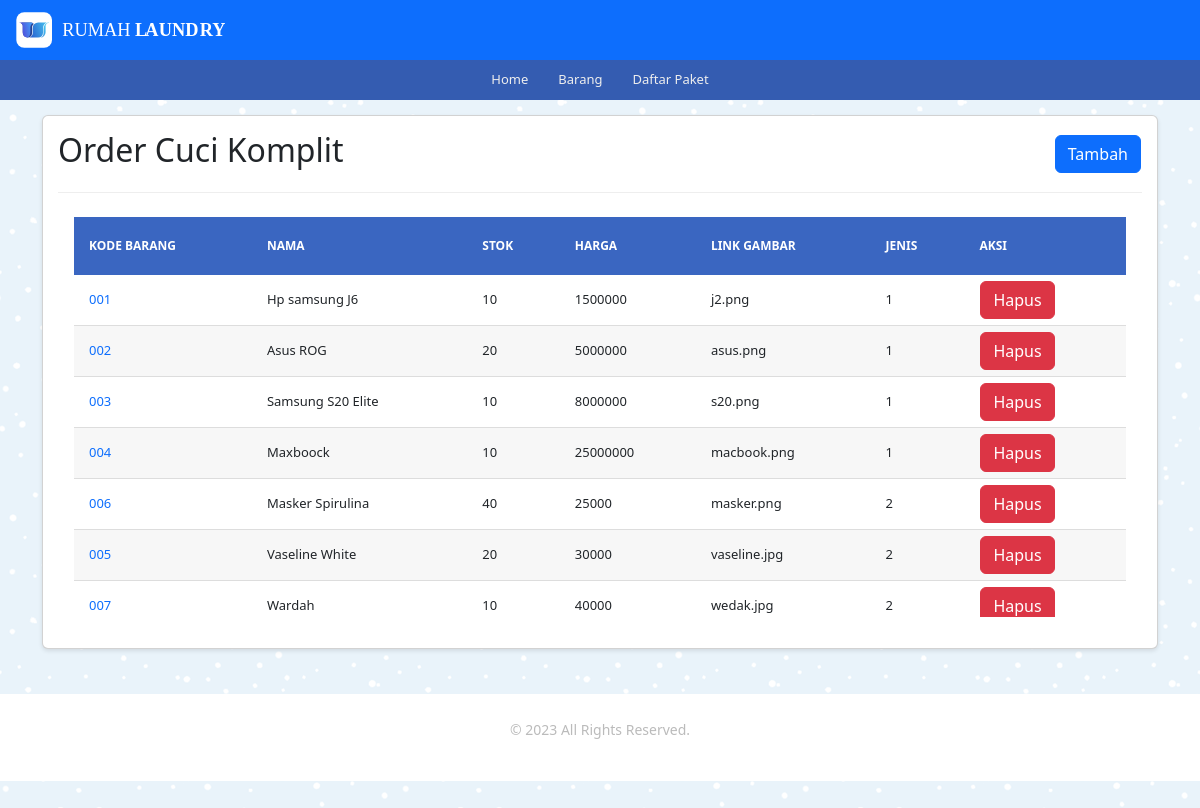
The page /Vbrg/ on the database its author committed.
### paket/models.py (models this page shows, shortened)
class Barang(models.Model):
    kodebrg=models.CharField(max_length=8)
    nama=models.CharField(max_length=50)
    stok=models.IntegerField()
    harga=models.BigIntegerField()
    link_gbr=models.CharField(max_length=150, blank=True)
    waktu_posting=models.DateTimeField(auto_now_add=True)
    jenis_id=models.ForeignKey(Jenis, on_delete=models.CASCADE,null=True)

### paket/views.py (the view)
# urls.py: path('Vbrg/',Barang_View),
def Barang_View(request):
    barangs=Barang.objects.all()
    konteks={
        'barangs':barangs,
    }
    return render(request, 'tampil_barang.html',konteks)

### template/tampil_barang.html (shortened to what this page needs)
{% extends 'base.html'%}
{% load static %}
{% block apaya %}
<div class="container">
    <div class="row">
        <div class="col-md-12">
            <div class="baris">
                <div class="col">
                    <div class="card">
                       <div class="card-title card-flex">
                          <div class="card-col-10">
                             <h2>Order Cuci Komplit</h2>
                          </div>
                          <div class="card-col-2">
                             <a class="btn btn-primary" href="/addbrg">Tambah</a>
                          </div>
                       </div>
                       <div class="card-body">
                          <div class="tabel-kontainer">
                             <table class="tabel-transaksi">
                                <thead>
                                    <tr>
                                        <th class="sticky">Kode Barang</th>
                                        <th class="sticky">Nama</th>
                                        <th class="sticky">Stok</th>
                                        <th class="sticky">Harga</th>
                                        <th class="sticky">Link Gambar</th>
                                        <th class="sticky">Jenis</th>
                                        <th class="sticky">Aksi</th>
                                      </tr>
                                </thead>
                                <tbody>
                                    {% for Barang in barangs %}
                                    <tr>
                                        <td><a style="text-decoration: none;" href="{% url 'ubah_brg' Barang.id %}">{{ Barang.kodebrg }}</a></td>
                                        <td>{{ Barang.nama }}</td>
                                        <td>{{ Barang.stok }}</td>
                                        <td>{{ Barang.harga }}</td>
                                        <td>{{ Barang.link_gbr }}</td>
                                        <td>{{ Barang.jenis_id_id }}</td>
                                        <td>
                                          <button type="button" class="btn btn-danger" data-bs-toggle="modal"
                                          data-bs-target="#hapus{{ Barang.id }}">Hapus</button>
                                        </td>
                                    </tr>
                                    {% endfor %}
                                </tbody>
                             </table>
                          </div>
                       </div>
                    </div>
                 </div>
            </div>
        </div>
    </div>
</div>
{% endblock %}

### template/base.html (shortened to what this page needs)
{% load static %}
<!DOCTYPE html>
<html>
<head>
	<link rel="stylesheet" href="{% static 'css/style.css'%}">
	<link href="https://cdn.jsdelivr.net/npm/bootstrap@5.3.0/dist/css/bootstrap.min.css" rel="stylesheet">
</head>
<body>
	<header>
		<nav>
			<div class="logo">
				<a href="/">
					<img src="{% static 'img/logo/nav-logo.svg'%}" alt="Rumah Laundry Logo">
				</a>
			</div>
			<ul class="nav-menu">
				<li>
					<span id=""><?= ucfirst($_SESSION['master']) ?></span>
				</li>
			</ul>
		</nav>
		<div id="nav-mini">
			<a href="/" class="link-nav">Home</a>
			<a href="/Vbrg" class="link-nav">Barang</a>
			<a href="paket/" class="link-nav">Daftar Paket</a>
		</div>
	</header>
    {% block apaya %}
    {% endblock %}
    <footer>
		<p>&copy; <span id="tahun"></span> All Rights Reserved.</p>
	</footer>
</body>
</html>

### static/css/style.css (style rules this page uses)
* { margin: 0; padding: 0; box-sizing: border-box; }
html,body { width: 100%; max-width: 100%; position: relative; font-family: 'Open sans', sans-serif; display: flex; flex-direction: column; background-image: url(../img/blue-snow.png); overflow-x: hidden; }
header { position: relative; display: flex; flex-direction: column; align-items: center; width: 100%; }
h2 { font-size: 22px; }
nav { position: relative; display: flex; flex-direction: row; flex-wrap: wrap; justify-content: space-between; align-items: center; width: 100%; height: 60px; background-color:#0d6efd; }
nav .logo { display: flex; position: relative; padding: 0 15px; text-transform: uppercase; }
nav .logo a { display: flex; text-decoration: none; font-weight: bold; font-size: 20px; color: #eee; }
nav .logo a img { height: 38px; }
nav .nav-menu { list-style-type: none; padding: 0 15px 0 0; }
nav .nav-menu li { display: inline-block; height: 100%; }
nav .nav-menu li span { display: block; padding: 15px 0 15px 10px; color: #eee; cursor: pointer; }
#nav-mini { background-color: #345cb1; display: flex; flex-direction: row; flex-wrap: wrap; justify-content: center; width: 100%; }
#nav-mini .link-nav { text-decoration: none; color: #eee; padding: 10px 15px; font-size: 13px; }
.container { display: flex; flex-direction: column; width: 1080px; max-width: 100%; margin: auto; padding: 0 15px; min-height: 20px; }
.baris { position: relative; margin: 0 -15px; display: flex; flex-direction: row; flex-wrap: wrap; }
.col { flex: 1; }
.card { background-color: #fff; margin: 15px; padding: 15px; border-radius: 4px; box-shadow: 0 2px 4px rgba(0,0,0,0.10); }
.card-body { position: relative; }
.card-title { padding-bottom: 15px; margin-bottom: 15px; border-bottom: 1px solid #eeeeee; }
.card-flex { display: flex; flex-direction: row; align-items: center; justify-content: space-between; }
.tabel-kontainer { display: block; width: 100%; height: 400px; position: relative; overflow-x: auto; overflow-y: auto; }
.tabel-transaksi { border: 0; border-collapse: collapse; width: 100%; }
.tabel-transaksi thead { color: #ffffff; }
.tabel-transaksi thead th { text-transform: uppercase; font-size: 12px; text-align: left; padding: 20px 15px; background-color: #3a66c1; }
.sticky { position: sticky; top: 0; }
.tabel-transaksi tbody tr { border-bottom: 1px solid #dddddd; }
.tabel-transaksi tbody tr:nth-child(even) { background-color: #f7f7f7; }
.tabel-transaksi tbody tr td { padding: 5px 15px; font-size: 13px; }
.btn { display: inline-block; text-decoration: none; padding: 5px; margin: 1px; border-radius: 4px; }
footer { position: relative; margin-top: 30px; padding: 25px 15px; text-align: center; font-size: 14px; background-color: #ffffff; }
footer > p { color: #bbbbbb; }

### template/base.html (style rules this page uses)
body { background-image: url('/static/img/blue-snow.png'); }

### rows shown on the page
Barang: kodebrg "001", nama "Hp samsung J6", stok "10", harga "1500000", link_gbr "j2.png", jenis_id_id "1"
Barang: kodebrg "002", nama "Asus ROG", stok "20", harga "5000000", link_gbr "asus.png", jenis_id_id "1"
Barang: kodebrg "003", nama "Samsung S20 Elite", stok "10", harga "8000000", link_gbr "s20.png", jenis_id_id "1"
Barang: kodebrg "004", nama "Maxboock", stok "10", harga "25000000", link_gbr "macbook.png", jenis_id_id "1"
Barang: kodebrg "006", nama "Masker Spirulina", stok "40", harga "25000", link_gbr "masker.png", jenis_id_id "2"
Barang: kodebrg "005", nama "Vaseline White", stok "20", harga "30000", link_gbr "vaseline.jpg", jenis_id_id "2"
Barang: kodebrg "007", nama "Wardah", stok "10", harga "40000", link_gbr "wedak.jpg", jenis_id_id "2"
